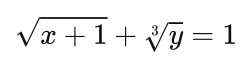
#> input picture benchmarks/fixtures/roots-01.png, 252 x 67 px
$ python -i measure_onnx_load.py   (imports and definitions only)
#> lines starting #> are read from the running program, lines starting #| are printed output that depends on the picture; after the words box and inside, x2 and y2 are one past the last pixel; in counts of white or black regions, pixels touching at a corner belong together
#!/usr/bin/env python3
"""Repeated CPU-only ONNX cold-load, real-crop inference, and feasibility benchmark."""

import argparse
import hashlib
import json
import math
from pathlib import Path
import statistics
import subprocess
import sys
import time


SCRIPT_DIR = Path(__file__).resolve().parent
TRACK_ROOT = SCRIPT_DIR.parents[1]
DEFAULT_MODEL = Path("/private/tmp/latexshot-native.sc4v8V/formulanet-s.onnx")
DEFAULT_IMAGE = TRACK_ROOT / "benchmarks/fixtures/roots-01.png"
WARM_E2E_P95_SECONDS = 0.2088
END_TO_END_GATE_SECONDS = 0.800


# [6 lines left out: function sha256, not called in this run]


def nearest_rank_p95(values):
    ordered = sorted(values)
    return ordered[math.ceil(len(ordered) * 0.95) - 1]


# [7 lines left out: function summary, not called in this run]


def preprocess_image(image):
    import cv2
    import numpy as np
    from PIL import Image, ImageOps

    # Match the production worker: invert uniformly dark page backgrounds.
    gray = np.asarray(image.convert("L"))
    border = np.concatenate((gray[0], gray[-1], gray[:, 0], gray[:, -1]))
#> border = 638 values from 255 to 255
    if np.median(border) < 128:
        image = ImageOps.invert(image)

    # Match UniMERNetImgDecode in PaddleX PP-FormulaNet-S.
    original_rgb = np.asarray(image)
#> original_rgb is the input picture: shape (67, 252, 3); min 16, max 255, mean 244.3
    pil_image = Image.fromarray(original_rgb).convert("RGB")
    data = np.asarray(pil_image.convert("L")).astype(np.uint8)
    max_val = data.max()
#> max_val = 255
    min_val = data.min()
#> min_val = 16
    if max_val == min_val:
        cropped = pil_image
    else:
        data = (data - min_val) / (max_val - min_val) * 255
        ink = 255 * (data < 200).astype(np.uint8)
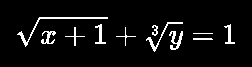
#> ink: shape (67, 252); 5.5% white in thin lines or dots, all inside (x1, y1, x2, y2) = (17, 17, 235, 52)
        coords = cv2.findNonZero(ink)
#> coords = contour of 934 points, box (x1, y1, x2, y2) (17, 17, 235, 52), area 764
        if coords is None:
            cropped = pil_image
        else:
            x, y, width, height = cv2.boundingRect(coords)
#> x = 17; y = 17; width = 218; height = 35
            cropped = pil_image.crop((x, y, x + width, y + height))
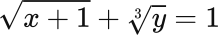
#> cropped: PIL image 218x35 RGB; min 16, max 255, mean 231.3

    if cropped.width == 0 or cropped.height == 0:
        raise RuntimeError("Preprocessing produced an empty image")

    h = cropped.height
#> h = 35
    w = cropped.width
#> w = 218
    short = w if w <= h else h
#> short = 35
    long = h if w <= h else w
#> long = 218
    new_short = 384
    new_long = int(new_short * long / short)
#> new_long = 2391
    if w <= h:
        new_w, new_h = new_short, new_long
    else:
        new_w, new_h = new_long, new_short
#> new_w = 2391; new_h = 384
    cropped = cropped.resize((new_w, new_h), resample=2)
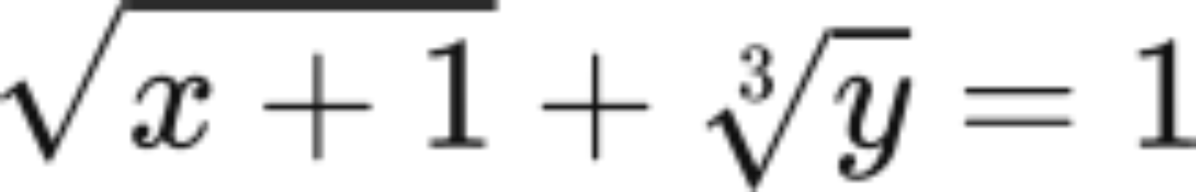
#> cropped: PIL image 2391x384 RGB (shown at 1/2 size); min 16, max 255, mean 231.3
    cropped.thumbnail((384, 384))
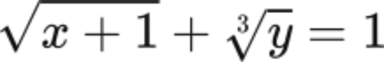
#> cropped: PIL image 384x62 RGB; min 12, max 255, mean 231.3

    pad_width = 384 - cropped.width
#> pad_width = 0
    pad_height = 384 - cropped.height
#> pad_height = 322
    left = pad_width // 2
#> left = 0
    top = pad_height // 2
#> top = 161
    padded = ImageOps.expand(
        cropped,
        border=(left, top, pad_width - left, pad_height - top),
        fill=0,
    )
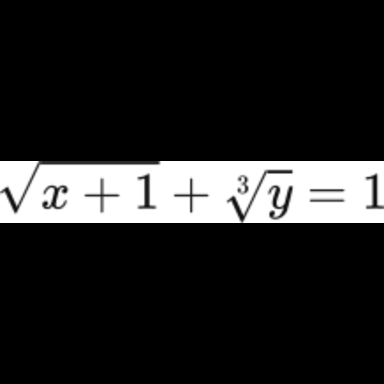
#> padded: PIL image 384x384 RGB; min 0, max 255, mean 37.3

    # Match UniMERNetTestTransform and LatexImageFormat.
    rgb = np.asarray(padded).astype(np.float32)
    mean = np.array([0.7931, 0.7931, 0.7931], dtype=np.float32).reshape(1, 1, 3)
    std = np.array([0.1738, 0.1738, 0.1738], dtype=np.float32).reshape(1, 1, 3)
    rgb = (rgb * (1.0 / 255.0) - mean) / std
    grayscale = np.squeeze(cv2.cvtColor(rgb, cv2.COLOR_BGR2GRAY))
    rgb_three = cv2.merge([grayscale] * 3)

    im_h, im_w = rgb_three.shape[:2]
#> im_h = 384; im_w = 384
    divide_h = math.ceil(im_h / 16) * 16
#> divide_h = 384
    divide_w = math.ceil(im_w / 16) * 16
#> divide_w = 384
    grayscale = rgb_three[:, :, 0]
    grayscale = np.pad(
        grayscale,
        ((0, divide_h - im_h), (0, divide_w - im_w)),
        constant_values=(1, 1),
    )
    tensor = grayscale[:, :, np.newaxis].transpose(2, 0, 1)
    tensor = tensor[np.newaxis, :].astype(np.float32)
    if tensor.shape != (1, 1, 384, 384):
        raise RuntimeError(f"Unexpected preprocessed shape: {tensor.shape}")
    return tensor


def preprocess_crop(image_path):
    from PIL import Image

    return preprocess_image(Image.open(image_path).convert("RGB"))


# [206 lines left out: functions worker, run_repeats, build_report, parse_args, main, not called in this run]


# [2 lines not run here, left out]

>>> result = preprocess_crop('../fixtures/roots-01.png')
